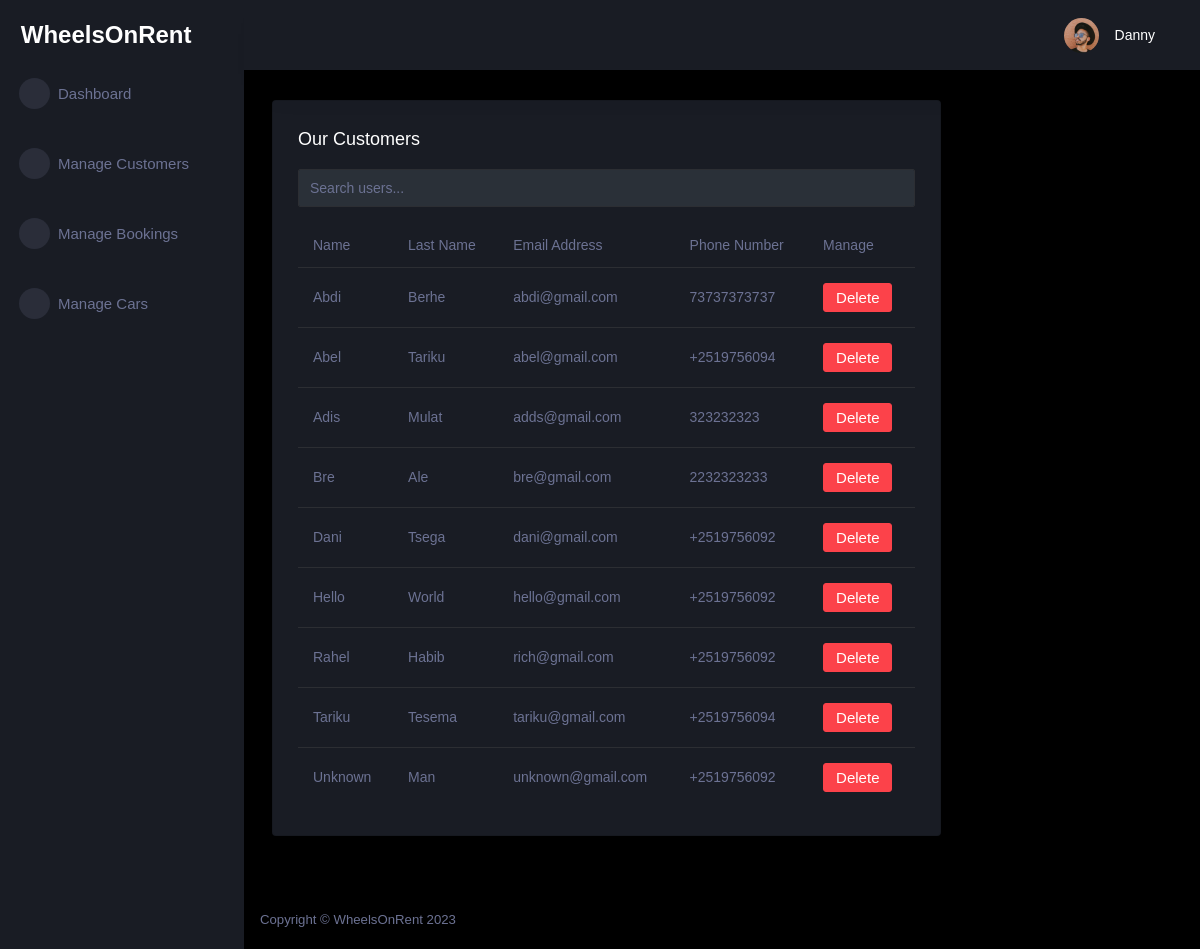
The page /customer/ (signed in) on the database as committed earlier.
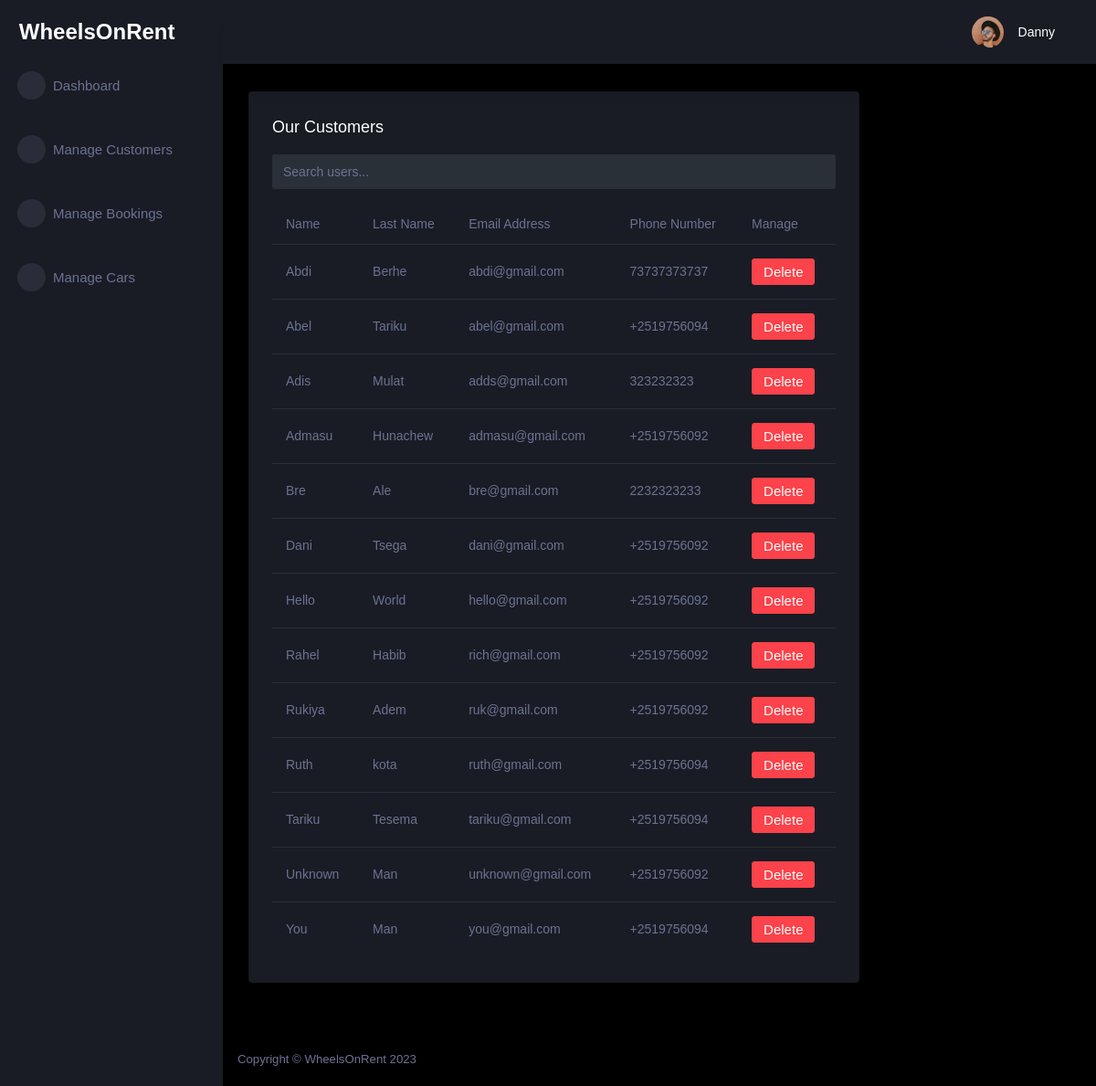
The same page on the database as committed later.
### tables this page shows
CREATE TABLE customer (
  id INTEGER PRIMARY KEY AUTOINCREMENT,
  name TEXT NOT NULL,
  last_name TEXT NOT NULL,
  phone_number TEXT NOT NULL,
  email TEXT NOT NULL,
  password TEXT NOT NULL,
  role TEXT INTEGER DEFAULT 0
);

### car_app/customer.py (the view)
@bp.route('/')
@login_required
def index():
    db = get_db()
    customers = db.execute(
        'SELECT id, name, last_name, email, phone_number'
        ' FROM customer'
        ' WHERE role = 0'
        ' ORDER BY name ASC'
    ).fetchall()
    return render_template('admin/customer_index.html', customers=customers)

### car_app/customer.py (called while the page is built)
@bp.before_app_request
def load_logged_in_customer():
    customer_id = session.get('customer_id')
    if customer_id is None:
        g.customer = None
    else:
        g.customer = get_db().execute(
            'SELECT * FROM customer WHERE id = ?', (customer_id,)
        ).fetchone()

@bp.after_request
def add_header(response):
    response.headers['Cache-Control'] = 'no-store, no-cache, must-revalidate, max-age=0'
    response.headers['Pragma'] = 'no-cache'
    response.headers['Expires'] = '0'
    return response

def login_required(view):
    @functools.wraps(view)
    def wrapped_view(**kwargs):
        if g.customer is None:
            return redirect(url_for('customer.login'))
        return view(**kwargs)
    return wrapped_view

### car_app/db.py (called while the page is built)
def get_db():
    if 'db' not in g:
        g.db = sqlite3.connect(
            current_app.config['DATABASE'],
            detect_types=sqlite3.PARSE_DECLTYPES
        )
        g.db.row_factory = sqlite3.Row
    return g.db

### car_app/templates/admin/customer_index.html (shortened to what this page needs)
{% extends 'admin/admin_base.html' %}
{% block content %}
<div class="content-wrapper">
<div class="row">
  <div class="col-lg-9 grid-margin stretch-card">
    <div class="card">
      <div class="card-body">
        <h4 class="card-title">Our Customers</h4>
        <div class="mb-3">
          <input type="text" id="searchInput" class="form-control" placeholder="Search users...">
        </div>
        <div class="table-responsive">
          <table class="table">
            <thead>
              <tr>
                <th>Name</th>
                <th>Last Name</th>
                <th>Email Address</th>
                <th>Phone Number</th>
                <th>Manage</th>
              </tr>
            </thead>
            <tbody>
              {% for customer in customers %}
              <tr>
                <td>{{ customer.name }}</td>
                <td>{{ customer.last_name }}</td>
                <td>{{ customer.email }}</td>
                <td>{{ customer.phone_number }}</td>
            <td><form action="{{ url_for('customer.delete', id=customer['id']) }}" method="post"><input class="btn btn-danger" type="submit" value="Delete" onclick="return confirm('Are you sure?')">
              </form></td>
              </tr>
            {% endfor %}
            </tbody>
          </table>
        </div>
      </div>
    </div>
  </div>
</div>
</div>
{% endblock %}

Rows that differ between the two databases and show on the page:
added customer: name "Admasu", last_name "Hunachew", email "admasu@gmail.com", phone_number "+2519756092"
added customer: name "Rukiya", last_name "Adem", email "ruk@gmail.com", phone_number "+2519756092"
added customer: name "Ruth", last_name "kota", email "ruth@gmail.com", phone_number "+2519756094"
added customer: name "You", last_name "Man", email "you@gmail.com", phone_number "+2519756094"
